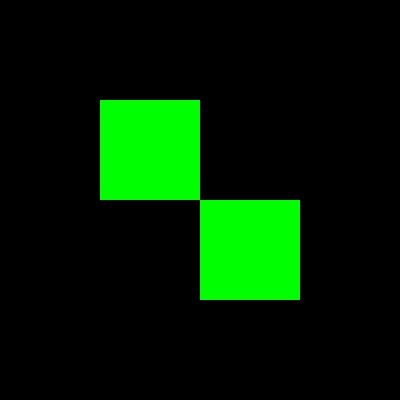
Frame 1 (no input)
Frame 60 (no input): identical to frame 1, image omitted
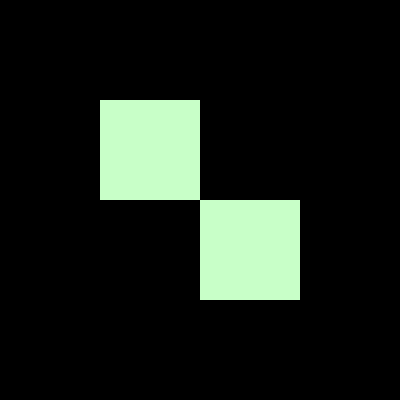
Frame 120 (the mouse pressed at the canvas centre since frame 60)

The p5.js sketch that drew these frames (run headless with seeded random() and noise() and a simulated clock; from frame 60 on, the mouse is pressed at the canvas centre):

// p5.js sketch
// ── sketch.js
function setup() {
  createCanvas(400, 400);
  background("BLACK");
}

function draw() {
  
  
  //the idea of this is that it's a checkerboard pattern.
  noStroke();
  fill(mouseX,255,mouseY);
  baseShape();

}

function baseShape() {
  rect(200,200,100,100);
  rect(100,100,100,100);
}
